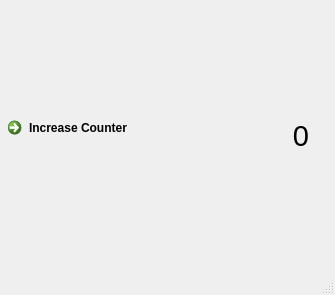
<?xml version="1.0" encoding="UTF-8"?>
<ui version="4.0">
 <class>MainWindow</class>
 <widget class="QMainWindow" name="MainWindow">
  <property name="geometry">
   <rect>
    <x>0</x>
    <y>0</y>
    <width>335</width>
    <height>295</height>
   </rect>
  </property>
  <property name="windowTitle">
   <string>MainWindow</string>
  </property>
  <widget class="QWidget" name="centralwidget">
   <widget class="QCommandLinkButton" name="commandLinkButton">
    <property name="geometry">
     <rect>
      <x>0</x>
      <y>110</y>
      <width>222</width>
      <height>48</height>
     </rect>
    </property>
    <property name="text">
     <string>Increase Counter</string>
    </property>
   </widget>
   <widget class="QLabel" name="label">
    <property name="geometry">
     <rect>
      <x>190</x>
      <y>110</y>
      <width>121</width>
      <height>51</height>
     </rect>
    </property>
    <property name="font">
     <font>
      <family>MS UI Gothic</family>
      <pointsize>22</pointsize>
     </font>
    </property>
    <property name="text">
     <string>0</string>
    </property>
    <property name="textFormat">
     <enum>Qt::PlainText</enum>
    </property>
    <property name="scaledContents">
     <bool>false</bool>
    </property>
    <property name="alignment">
     <set>Qt::AlignRight|Qt::AlignTrailing|Qt::AlignVCenter</set>
    </property>
    <property name="wordWrap">
     <bool>false</bool>
    </property>
    <property name="indent">
     <number>2</number>
    </property>
   </widget>
  </widget>
  <widget class="QMenuBar" name="menubar">
   <property name="geometry">
    <rect>
     <x>0</x>
     <y>0</y>
     <width>335</width>
     <height>26</height>
    </rect>
   </property>
  </widget>
  <widget class="QStatusBar" name="statusbar"/>
 </widget>
 <resources/>
 <connections/>
</ui>
